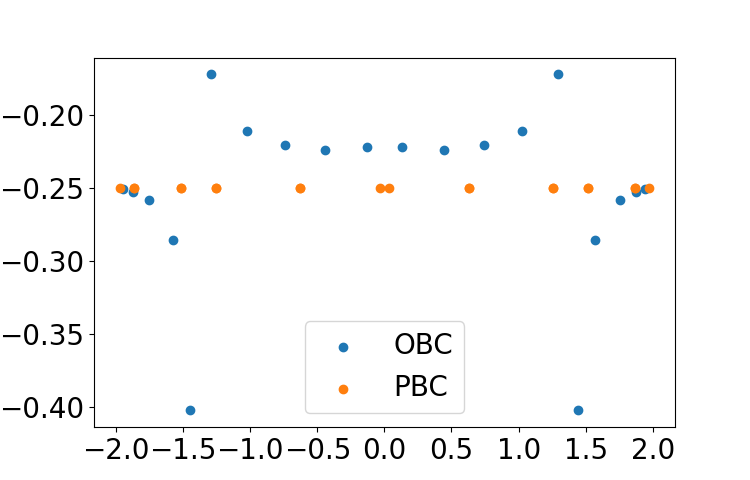

Write the Julia code that produced this figure.
include("../../../src/NH_hamiltonian.jl")
include("../../../src/NHKPM.jl")
include("../../../src/plot_figs.jl")

t=1
u=0.5
gamma=0.01

N=20 # number of sites

H=get_four_partite_chain(t,u,n=Int(N/4),gamma=gamma)
h_PBC=H.intra+H.tx+H.tmx  # for OBC use h=H.intra
h_OBC=H.intra

plot_eigen(h_OBC,label="OBC",mode="eigen")
plot_eigen(h_PBC,label="PBC",mode="eigen")
plt.xticks(fontsize=20)
plt.yticks(fontsize=20)
plt.legend(fontsize=20)
plt.show()
